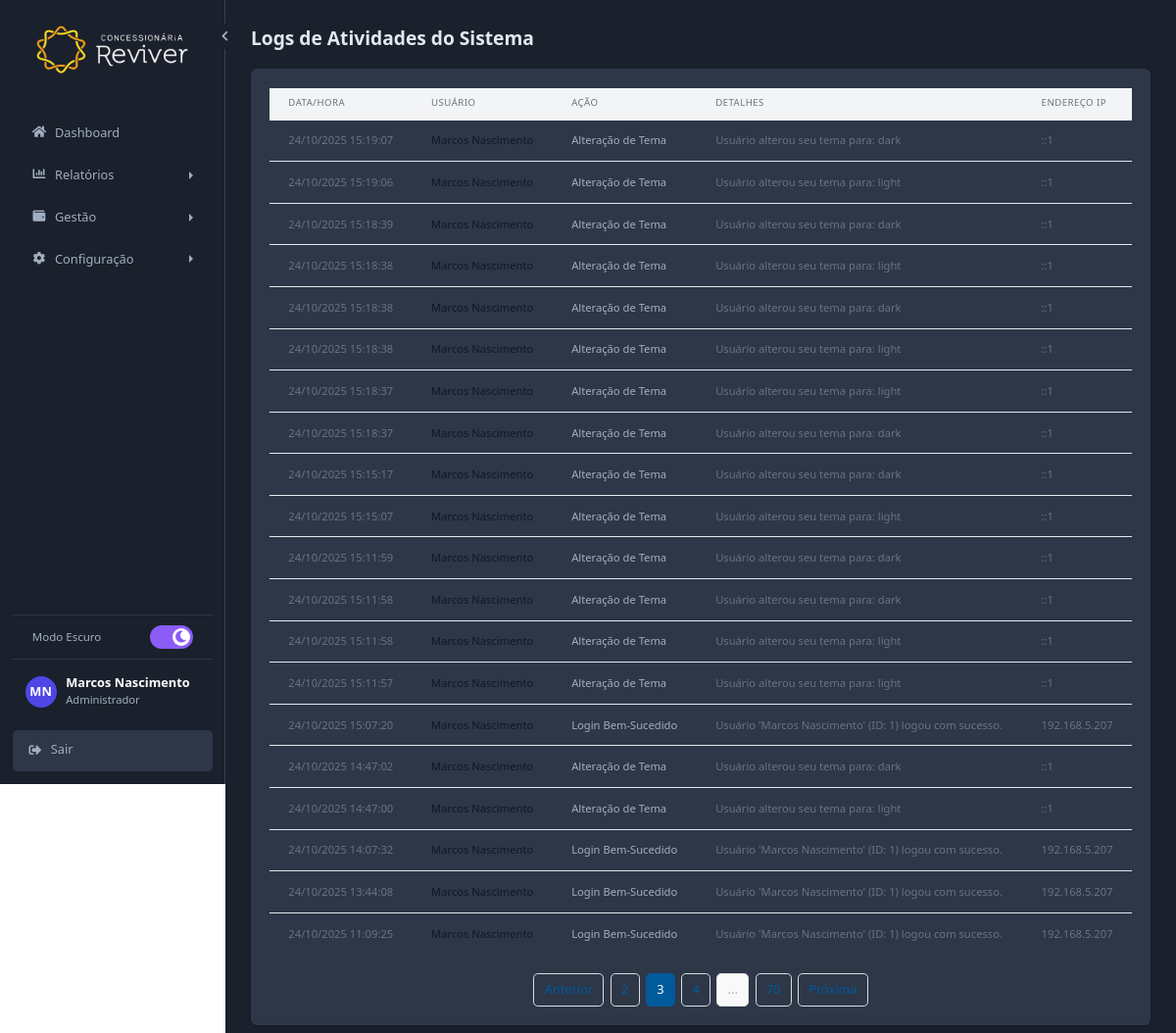
Screenshot of /php/logs.php?page=3 (signed in) with the database file from the repository.
### tables this page shows
CREATE TABLE IF NOT EXISTS `logs` (
  `id` int(11) NOT NULL AUTO_INCREMENT,
  `id_usuario` int(11) DEFAULT NULL,
  `acao` varchar(255) NOT NULL,
  `detalhes` text DEFAULT NULL,
  `ip_usuario` varchar(45) DEFAULT NULL,
  `data_ocorrencia` datetime NOT NULL DEFAULT current_timestamp(),
  PRIMARY KEY (`id`),
  KEY `fk_logs_usuarios` (`id_usuario`),
  CONSTRAINT `fk_logs_usuarios` FOREIGN KEY (`id_usuario`) REFERENCES `usuarios` (`id`) ON DELETE SET NULL ON UPDATE CASCADE
);

CREATE TABLE IF NOT EXISTS `usuarios` (
  `id` int(11) NOT NULL AUTO_INCREMENT,
  `nome` varchar(150) NOT NULL,
  `email` varchar(150) NOT NULL,
  `senha` varchar(255) NOT NULL,
  `data_criacao` datetime DEFAULT current_timestamp(),
  `cargo` varchar(50) DEFAULT NULL,
  `nivel` int(11) DEFAULT 1,
  `status` enum('1','0') DEFAULT '1',
  `ultimo_login` varchar(50) DEFAULT NULL,
  `preferencia_tema` enum('light','dark') NOT NULL DEFAULT 'light',
  PRIMARY KEY (`id`),
  UNIQUE KEY `email` (`email`)
);

### includes/carregar_tema.php (called while the page is built, shortened)
<?php
if (isset($_SESSION['user_id'])) {
    try {
        $sql = "SELECT u.preferencia_tema FROM usuarios u WHERE u.id = :id_usuario";
        $stmt_tema = $pdo->prepare($sql);
        $stmt_tema->bindParam(':id_usuario', $_SESSION['user_id']);
        $stmt_tema->execute();
        $preferencia = $stmt_tema->fetchColumn();
        if ($preferencia == 'dark') {
            $themeClass = 'dark';
        }
    } catch (PDOException $e) {
    }
}
?>

### php/logs.php (the view, shortened to what this page needs)
<?php
require_once '../includes/conexao.php';
require_once '../includes/carregar_tema.php';
$pagina_selecionada = filter_input(INPUT_GET, 'page', FILTER_VALIDATE_INT) ?: 1;
$registros_por_pagina = 20;
$offset = ($pagina_selecionada - 1) * $registros_por_pagina;
$total_sql = "SELECT COUNT(*) FROM logs";
$total_stmt = $pdo->query($total_sql);
$total_registros = $total_stmt->fetchColumn();
$total_paginas = ceil($total_registros / $registros_por_pagina);
$sql = "SELECT l.id, l.acao, l.detalhes, l.ip_usuario, l.data_ocorrencia, u.nome as nome_usuario
        FROM logs l
        LEFT JOIN usuarios u ON l.id_usuario = u.id
        ORDER BY l.data_ocorrencia DESC
        LIMIT :limit OFFSET :offset";
$stmt = $pdo->prepare($sql);
$stmt->bindValue(':limit', $registros_por_pagina, PDO::PARAM_INT);
$stmt->bindValue(':offset', $offset, PDO::PARAM_INT);
$stmt->execute();
$logs = $stmt->fetchAll(PDO::FETCH_ASSOC);
?>
<!DOCTYPE html>
<html lang="pt-br" class="<?php echo $themeClass; ?>">
<head>
    <script src="https://cdn.tailwindcss.com"></script>
    <link rel="stylesheet" href="https://cdnjs.cloudflare.com/ajax/libs/font-awesome/5.15.4/css/all.min.css">
    <link rel="stylesheet" href="../css/style.css">
    </head>
<body>
    <div class="app-layout">
        <?php require_once '../includes/sidebar.php'; ?>
        <main class="main-content">
            <h1 class="text-2xl font-bold text-gray-800 mb-6">Logs de Atividades do Sistema</h1>
            <div class="bg-white p-6 rounded-lg shadow">
                <div class="overflow-x-auto">
                    <table class="min-w-full bg-white">
                        <thead class="bg-gray-100">
                            <tr>
                                <th class="px-6 py-3 text-left text-xs font-medium text-gray-500 uppercase tracking-wider">Data/Hora</th>
                                <th class="px-6 py-3 text-left text-xs font-medium text-gray-500 uppercase tracking-wider">Usuário</th>
                                <th class="px-6 py-3 text-left text-xs font-medium text-gray-500 uppercase tracking-wider">Ação</th>
                                <th class="px-6 py-3 text-left text-xs font-medium text-gray-500 uppercase tracking-wider">Detalhes</th>
                                <th class="px-6 py-3 text-left text-xs font-medium text-gray-500 uppercase tracking-wider">Endereço IP</th>
                            </tr>
                        </thead>
                        <tbody class="divide-y divide-gray-200">
                            <?php if (empty($logs)): ?>
                                <tr><td colspan="5" class="text-center py-4">Nenhum log encontrado.</td></tr>
                            <?php else: ?>
                                <?php foreach ($logs as $log): ?>
                                    <tr>
                                        <td class="px-6 py-4 whitespace-nowrap text-sm text-gray-500"><?php echo htmlspecialchars(date('d/m/Y H:i:s', strtotime($log['data_ocorrencia']))); ?></td>
                                        <td class="px-6 py-4 whitespace-nowrap text-sm font-medium text-gray-900"><?php echo htmlspecialchars($log['nome_usuario'] ?? 'Sistema'); ?></td>
                                        <td class="px-6 py-4 whitespace-nowrap text-sm text-gray-700"><?php echo htmlspecialchars($log['acao']); ?></td>
                                        <td class="px-6 py-4 text-sm text-gray-500"><?php echo nl2br(htmlspecialchars($log['detalhes'] ?? 'N/A')); ?></td>
                                        <td class="px-6 py-4 whitespace-nowrap text-sm text-gray-500"><?php echo htmlspecialchars($log['ip_usuario']); ?></td>
                                    </tr>
                                <?php endforeach; ?>
                            <?php endif; ?>
                        </tbody>
                    </table>
                </div>
                <?php if ($total_paginas > 1): ?>
                <div class="pagination">
                    <?php if ($pagina_selecionada > 1): ?>
                        <a href="?page=<?php echo $pagina_selecionada - 1; ?>">Anterior</a>
                    <?php endif; ?>
                    <?php
                    $window = 1;
                    for ($i = max(1, $pagina_selecionada - $window); $i <= min($total_paginas, $pagina_selecionada + $window); $i++): ?>
                        <a href="?page=<?php echo $i; ?>" class="<?php echo ($i == $pagina_selecionada) ? 'active' : ''; ?>"><?php echo $i; ?></a>
                    <?php endfor; ?>
                    <?php
                    if ($pagina_selecionada < $total_paginas - $window - 1) {
                        echo '<span class="disabled">...</span>';
                        echo '<a href="?page='.$total_paginas.'"> '.$total_paginas.'</a>';
                    }
                    ?>
                    <?php if ($pagina_selecionada < $total_paginas): ?>
                        <a href="?page=<?php echo $pagina_selecionada + 1; ?>">Próxima</a>
                    <?php endif; ?>
                </div>
                <?php endif; ?>
                </div>
        </main>
    </div>
</body>
</html>

### css/style.css (style rules this page uses)
html { font-size: 80%; }
:root { --cor-primaria: #005A9C; --cor-secundaria: #A0AEC0; --cor-fundo: #F8F9FA; --cor-superficie: #FFFFFF; --cor-texto-principal: #1A202C; --cor-texto-secundario: #718096; --cor-texto-invertido: #FFFFFF; --cor-erro: #DC3545; --cor-borda: #E2E8F0; --cor-sidebar-fundo: #1A202C; --cor-sidebar-texto: #A0AEC0; --cor-sidebar-hover: #2D3748; --fonte-principal: 'Inter', sans-serif; --raio-borda: 0.375rem; --sombra-caixa: 0 1px 3px 0 rgba(0, 0, 0, 0.1), 0 1px 2px 0 rgba(0, 0, 0, 0.06); --transicao-base: all 0.2s ease-in-out; }
.app-layout { display: flex; min-height: 100vh; }
.main-content { flex-grow: 1; padding: 2rem; background-color: var(--cor-fundo); overflow-y: auto; }
tr { border-bottom: 1px solid var(--cor-borda); }
html.dark .main-content { background-color: var(--cor-sidebar-fundo); }
html.dark .text-gray-800 { color: #E2E8F0; }
html.dark .text-gray-700 { color: #A0AEC0; }
html.dark .bg-white { background-color: #2D3748; }
.sidebar, .main-content { transition: all 0.3s ease-in-out; }

### php/logs.php (style rules this page uses)
.pagination { display: flex; justify-content: center; align-items: center; gap: 0.5rem; margin-top: 1.5rem; }
.pagination a, .pagination span { padding: 0.5rem 0.8rem; border: 1px solid #ddd; text-decoration: none; color: var(--cor-primaria); border-radius: 0.375rem; }
.pagination .active { background-color: var(--cor-primaria); color: white; border-color: var(--cor-primaria); }
.pagination .disabled { color: #aaa; background-color: #f9f9f9; }

### rows the page displays
logs: data_ocorrencia "24/10/2025 15:19:07", id_usuario.nome "Marcos Nascimento", acao "Alteração de Tema", detalhes "Usuário alterou seu tema para: dark", ip_usuario "::1"
logs: data_ocorrencia "24/10/2025 15:19:06", id_usuario.nome "Marcos Nascimento", acao "Alteração de Tema", detalhes "Usuário alterou seu tema para: light", ip_usuario "::1"
logs: data_ocorrencia "24/10/2025 15:18:39", id_usuario.nome "Marcos Nascimento", acao "Alteração de Tema", detalhes "Usuário alterou seu tema para: dark", ip_usuario "::1"
logs: data_ocorrencia "24/10/2025 15:18:38", id_usuario.nome "Marcos Nascimento", acao "Alteração de Tema", detalhes "Usuário alterou seu tema para: light", ip_usuario "::1"
logs: data_ocorrencia "24/10/2025 15:18:38", id_usuario.nome "Marcos Nascimento", acao "Alteração de Tema", detalhes "Usuário alterou seu tema para: dark", ip_usuario "::1"
logs: data_ocorrencia "24/10/2025 15:18:38", id_usuario.nome "Marcos Nascimento", acao "Alteração de Tema", detalhes "Usuário alterou seu tema para: light", ip_usuario "::1"
logs: data_ocorrencia "24/10/2025 15:18:37", id_usuario.nome "Marcos Nascimento", acao "Alteração de Tema", detalhes "Usuário alterou seu tema para: light", ip_usuario "::1"
logs: data_ocorrencia "24/10/2025 15:18:37", id_usuario.nome "Marcos Nascimento", acao "Alteração de Tema", detalhes "Usuário alterou seu tema para: dark", ip_usuario "::1"
logs: data_ocorrencia "24/10/2025 15:15:17", id_usuario.nome "Marcos Nascimento", acao "Alteração de Tema", detalhes "Usuário alterou seu tema para: dark", ip_usuario "::1"
logs: data_ocorrencia "24/10/2025 15:15:07", id_usuario.nome "Marcos Nascimento", acao "Alteração de Tema", detalhes "Usuário alterou seu tema para: light", ip_usuario "::1"
logs: data_ocorrencia "24/10/2025 15:11:59", id_usuario.nome "Marcos Nascimento", acao "Alteração de Tema", detalhes "Usuário alterou seu tema para: dark", ip_usuario "::1"
logs: data_ocorrencia "24/10/2025 15:11:58", id_usuario.nome "Marcos Nascimento", acao "Alteração de Tema", detalhes "Usuário alterou seu tema para: dark", ip_usuario "::1"
logs: data_ocorrencia "24/10/2025 15:11:58", id_usuario.nome "Marcos Nascimento", acao "Alteração de Tema", detalhes "Usuário alterou seu tema para: light", ip_usuario "::1"
logs: data_ocorrencia "24/10/2025 15:11:57", id_usuario.nome "Marcos Nascimento", acao "Alteração de Tema", detalhes "Usuário alterou seu tema para: light", ip_usuario "::1"
logs: data_ocorrencia "24/10/2025 15:07:20", id_usuario.nome "Marcos Nascimento", acao "Login Bem-Sucedido", detalhes "Usuário 'Marcos Nascimento' (ID: 1) logou com sucesso.", ip_usuario "192.168.5.207"
logs: data_ocorrencia "24/10/2025 14:47:02", id_usuario.nome "Marcos Nascimento", acao "Alteração de Tema", detalhes "Usuário alterou seu tema para: dark", ip_usuario "::1"
logs: data_ocorrencia "24/10/2025 14:47:00", id_usuario.nome "Marcos Nascimento", acao "Alteração de Tema", detalhes "Usuário alterou seu tema para: light", ip_usuario "::1"
logs: data_ocorrencia "24/10/2025 14:07:32", id_usuario.nome "Marcos Nascimento", acao "Login Bem-Sucedido", detalhes "Usuário 'Marcos Nascimento' (ID: 1) logou com sucesso.", ip_usuario "192.168.5.207"
logs: data_ocorrencia "24/10/2025 13:44:08", id_usuario.nome "Marcos Nascimento", acao "Login Bem-Sucedido", detalhes "Usuário 'Marcos Nascimento' (ID: 1) logou com sucesso.", ip_usuario "192.168.5.207"
logs: data_ocorrencia "24/10/2025 11:09:25", id_usuario.nome "Marcos Nascimento", acao "Login Bem-Sucedido", detalhes "Usuário 'Marcos Nascimento' (ID: 1) logou com sucesso.", ip_usuario "192.168.5.207"

### other values shown
$user_initials "MN"
$_SESSION['nome_usuario'] "Marcos Nascimento"
$_SESSION['cargo_usuario'] "Administrador"
